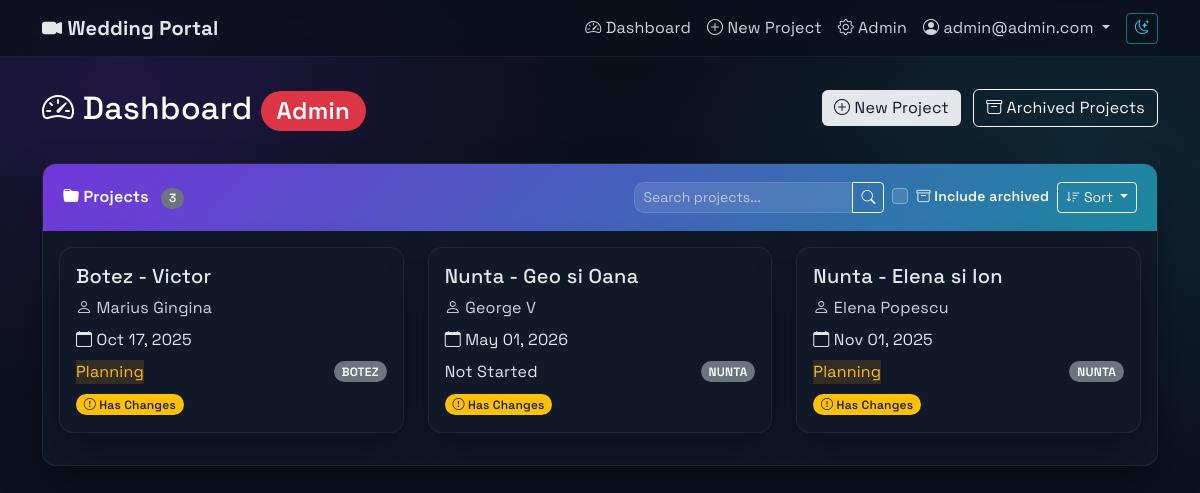
The page /dashboard/ (signed in) on the database as committed earlier.
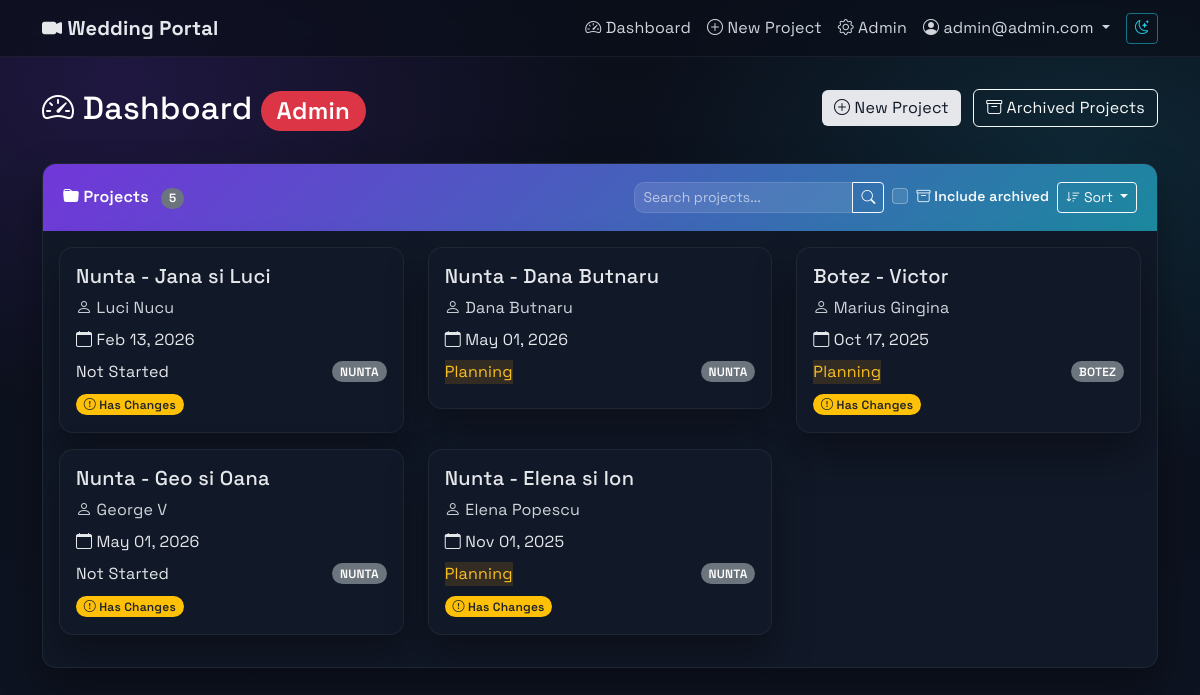
The same page on the database as committed later.
### projects/models.py (models this page shows, shortened)
class User(AbstractUser):
    ROLE_CHOICES = [
        ('ADMIN', 'Admin'),
        ('CLIENT', 'Client'),
    ]
    role = models.CharField(max_length=10, choices=ROLE_CHOICES, default='CLIENT')
    username = models.CharField(max_length=150, blank=True, null=True, unique=False)
    email = models.EmailField(unique=True)
    USERNAME_FIELD = 'email'
    REQUIRED_FIELDS = ['first_name']  # Remove username from required fields
    objects = CustomUserManager()
    def is_admin(self):
        return self.role == 'ADMIN'

class Project(models.Model):
    PROJECT_TYPE_CHOICES = [
        ('NUNTA', 'Nunta'),
        ('BOTEZ', 'Botez'),
        ('ALTELE', 'Altele'),
    ]
    STATUS_CHOICES = [
        ('Not Started', 'Not Started'),
        ('Planning', 'Planning'),
        ('Filming', 'Filming'),
        ('Editing', 'Editing'),
        ('Completed', 'Completed'),
    ]
    EDIT_STATUS_CHOICES = [
        ('Not Started', 'Not Started'),
        ('Pending', 'Pending'),
        ('In Progress', 'In Progress'),
        ('Review', 'Review'),
        ('Completed', 'Completed'),
    ]
    name = models.CharField(max_length=255)
    slug = models.SlugField(max_length=255, unique=True, blank=True, null=True)
    user = models.ForeignKey(User, on_delete=models.CASCADE, related_name='projects')
    client_name = models.CharField(max_length=255, blank=True, null=True)
    client_email = models.EmailField(blank=True, null=True)
    status = models.CharField(max_length=50, choices=STATUS_CHOICES, default='Not Started')
    edit_status = models.CharField(max_length=50, choices=EDIT_STATUS_CHOICES, default='Not Started')
    editing_progress = models.IntegerField(default=0, help_text="Editing progress percentage (0-100)")
    notes = models.TextField(blank=True, null=True)
    is_archived = models.BooleanField(default=False)
    event_date = models.DateTimeField()
    type = models.CharField(max_length=10, choices=PROJECT_TYPE_CHOICES)
    title_video = models.CharField(max_length=255, blank=True, null=True)
    city = models.CharField(max_length=100, blank=True, null=True)
    civil_union_details = models.TextField(blank=True, null=True)
    prep = models.TextField(blank=True, null=True)
    church = models.TextField(blank=True, null=True)
    session = models.TextField(blank=True, null=True)
    restaurant = models.TextField(blank=True, null=True)
    details_extra = models.TextField(blank=True, null=True)
    editing_preferences = models.TextField(blank=True, null=True)
    main_details = models.TextField(blank=True, null=True, help_text="Main event details")
    PACKAGE_TYPE_CHOICES = [
        ('Clasic', 'Clasic'),
        ('Highlights', 'Highlights'),
        ('Duo', 'Duo'),
        ('Cinema', 'Cinema'),
        ('Creative', 'Creative'),
        ('Botez', 'Botez'),
        ('Custom', 'Custom'),
    ]
    MOVIE_DURATION_CHOICES = [
        ('30min', '30 min'),
        ('1h', '1 h'),
        ('1h30min', '1h30min'),
        ('2h-3h', '2h-3h'),
        ('3h-4h', '3h-4h'),
        ('Other', 'Other'),
    ]
    package_type = models.CharField(max_length=20, choices=PACKAGE_TYPE_CHOICES, blank=True, null=True)
    package_4k = models.BooleanField(default=True)
    package_fullhd = models.BooleanField(default=False)
    package_cameras = models.IntegerField(default=1, choices=[(1, '1'), (2, '2'), (3, '3')])
    montage_highlights = models.BooleanField(default=False)
    montage_movie = models.BooleanField(default=False)
    montage_movie_duration = models.CharField(max_length=20, choices=MOVIE_DURATION_CHOICES, blank=True, null=True)
    montage_movie_other = models.CharField(max_length=100, blank=True, null=True)
    montage_bonus_primary = models.BooleanField(default=False)
    montage_bonus_full = models.BooleanField(default=False)
    montage_cinema_duration = models.CharField(max_length=20, choices=[('1h', '1 hour'), ('1h30min', '1h30min')], default='1h30min', blank=True, null=True)
    equipment_audio_recorder = models.BooleanField(default=False)
    equipment_stabilizer = models.BooleanField(default=False)
    equipment_external_light = models.BooleanField(default=False)
    team_videographer = models.IntegerField(default=1)
    team_operator = models.IntegerField(default=0)
    team_assistant = models.IntegerField(default=0)
    delivery_online = models.BooleanField(default=True)
    delivery_usb = models.BooleanField(default=False)
    event_presence = models.TextField(blank=True, null=True)
    CURRENCY_CHOICES = [
        ('EUR', 'Euro'),
        ('LEI', 'Lei'),
    ]
    price = models.IntegerField(blank=True, null=True)
    price_currency = models.CharField(max_length=3, choices=CURRENCY_CHOICES, default='EUR')
    price_other_details = models.TextField(blank=True, null=True)
    filming_details = models.TextField(blank=True, null=True, help_text="Client requests for filming")
    videographer_filming_notes = models.TextField(blank=True, null=True, help_text="Videographer's notes for filming (admin only)")
    critical_production_notes = models.TextField(blank=True, null=True, help_text="Critical production details (admin only)")
    videographer_editing_notes = models.TextField(blank=True, null=True, help_text="Videographer's notes for editing (admin only)")
    ceremony_field_order = models.JSONField(
        default=dict,
        blank=True,
        help_text="Custom order for ceremony detail fields"
    )
    admin_notified_of_changes = models.BooleanField(default=False)
    last_admin_notification_date = models.DateTimeField(blank=True, null=True)
    last_client_notification_date = models.DateTimeField(blank=True, null=True)
    has_unsent_changes = models.BooleanField(default=False)
    current_guidance_message = models.CharField(max_length=50, default='initial', help_text="Current guidance message type")
    dismissed_guidance_messages = models.JSONField(default=list, blank=True, help_text="List of dismissed guidance message types")
    created_at = models.DateTimeField(auto_now_add=True)
    updated_at = models.DateTimeField(auto_now=True)
    class Meta:
        ordering = ['-created_at']

### projects/views.py (the view, shortened to what this page needs)
# urls.py: path('dashboard/', views.dashboard, name='dashboard'),
@login_required
def dashboard(request):
    user = request.user
    search_query = request.GET.get('search', '')
    sort_by = request.GET.get('sort', 'newest')  # Default sort by newest first
    include_archived = request.GET.get('include_archived', '') == 'on'
    valid_sorts = {
        'name': 'name',
        '-name': '-name',
        'date': 'event_date',
        '-date': '-event_date',
        'status': 'status',
        '-status': '-status',
        'client': 'client_name',
        '-client': '-client_name',
        'newest': '-id',
        'oldest': 'id'
    }
    sort_field = valid_sorts.get(sort_by, '-id')
    if user.is_admin():
        if include_archived:
            projects = Project.objects.all()  # Include both archived and active
        else:
            projects = Project.objects.filter(is_archived=False)
        pending_modifications = ProjectModification.objects.filter(status='PENDING')
        projects = projects.order_by(sort_field)
        context = {
            'projects': projects,
            'pending_modifications': pending_modifications,
            'is_admin': True,
            'search_query': search_query,
            'current_sort': sort_by,
            'include_archived': include_archived,
        }
    return render(request, 'dashboard.html', context)

### templates/dashboard.html (shortened to what this page needs)
{% extends 'base.html' %}
{% block content %}
<div class="row mb-4">
    <div class="col">
        <h2 class="text-white">
            <i class="bi bi-speedometer2"></i> Dashboard
            {% if is_admin %}
                <span class="badge bg-danger">Admin</span>
            {% endif %}
        </h2>
    </div>
    {% if is_admin %}
    <div class="col-auto">
        <a href="{% url 'create_project' %}" class="btn btn-light me-2">
            <i class="bi bi-plus-circle"></i> New Project
        </a>
        <a href="{% url 'archived_projects' %}" class="btn btn-outline-light">
            <i class="bi bi-archive"></i> Archived Projects
        </a>
    </div>
    {% endif %}
</div>
<div class="card">
    <div class="card-header d-flex justify-content-between align-items-center">
        <div>
            <i class="bi bi-folder-fill"></i> Projects
            {% if projects %}
                <span class="badge bg-secondary ms-2">{{ projects|length }}</span>
            {% endif %}
        </div>
        <div class="d-flex gap-2 align-items-center">
            <div class="input-group" style="width: 250px;">
                <input type="text" class="form-control form-control-sm" id="projectSearch"
                       placeholder="Search projects..." value="{{ search_query }}"
                       style="background-color: rgba(255,255,255,0.1); border-color: rgba(255,255,255,0.2); color: white;">
                <button class="btn btn-outline-light btn-sm" type="button" id="searchButton">
                    <i class="bi bi-search"></i>
                </button>
            </div>
            <div class="form-check" style="min-width: 140px;">
                <input class="form-check-input" type="checkbox" id="includeArchived"
                       style="background-color: rgba(255,255,255,0.1); border-color: rgba(255,255,255,0.3);">
                <label class="form-check-label text-light small" for="includeArchived">
                    <i class="bi bi-archive"></i> Include archived
                </label>
            </div>
            <div class="dropdown">
                <button class="btn btn-outline-light btn-sm dropdown-toggle" type="button"
                        id="sortDropdown" data-bs-toggle="dropdown" aria-expanded="false">
                    <i class="bi bi-sort-down"></i> Sort
                </button>
            </div>
        </div>
    </div>
    <div class="card-body">
        {% if projects %}
        <div class="row">
            {% for project in projects %}
            <div class="col-md-6 col-lg-4 mb-3">
                <div class="card project-card position-relative" style="cursor: pointer;" data-project-url="{% url 'project_detail' project.slug %}">
                    <div class="card-body">
                        <h5 class="card-title">{{ project.name }}</h5>
                        <p class="text-muted mb-2">
                            <i class="bi bi-person"></i> {{ project.client_name|default:project.user.get_full_name|default:project.user.username }}
                        </p>
                        <p class="mb-2">
                            <i class="bi bi-calendar"></i> {{ project.event_date|date:"M d, Y" }}
                        </p>
                        <div class="d-flex justify-content-between align-items-center">
                            <span class="status-badge status-{{ project.status|lower|cut:" " }}">
                                {{ project.status }}
                            </span>
                            <span class="badge bg-secondary">
                                {{ project.type }}
                            </span>
                        </div>
                        <div class="mt-2">
                            {% if project.has_unsent_changes %}
                            <span class="badge bg-warning text-dark me-1">
                                <i class="bi bi-exclamation-circle"></i> Has Changes
                            </span>
                            {% endif %}
                        </div>
                    </div>
                </div>
            </div>
            {% endfor %}
        </div>
        {% endif %}
    </div>
</div>
{% endblock %}

### templates/base.html (shortened to what this page needs)
<!DOCTYPE html>
{% load static %}
<html lang="en">
<head>
    <link href="https://cdn.jsdelivr.net/npm/bootstrap@5.3.0/dist/css/bootstrap.min.css" rel="stylesheet">
    <link href="https://cdn.jsdelivr.net/npm/bootstrap-icons@1.11.0/font/bootstrap-icons.css" rel="stylesheet">
    <link href="{% static 'css/theme.css' %}" rel="stylesheet">
</head>
<body>
    <nav class="navbar navbar-expand-lg navbar-dark">
        <div class="container">
            <a class="navbar-brand" href="{% url 'dashboard' %}">
                <i class="bi bi-camera-video-fill"></i> Wedding Portal
            </a>
            <div class="collapse navbar-collapse" id="navbarNav">
                <ul class="navbar-nav ms-auto">
                    {% if user.is_authenticated %}
                        <li class="nav-item">
                            <a class="nav-link" href="{% url 'dashboard' %}">
                                <i class="bi bi-speedometer2"></i> Dashboard
                            </a>
                        </li>
                        {% if user.is_admin %}
                        <li class="nav-item">
                            <a class="nav-link" href="{% url 'create_project' %}">
                                <i class="bi bi-plus-circle"></i> New Project
                            </a>
                        </li>
                        <li class="nav-item">
                            <a class="nav-link" href="/admin/">
                                <i class="bi bi-gear"></i> Admin
                            </a>
                        </li>
                        {% endif %}
                        <li class="nav-item dropdown">
                            <a class="nav-link dropdown-toggle" href="#" id="userDropdown" role="button" data-bs-toggle="dropdown">
                                <i class="bi bi-person-circle"></i> {{ user.get_full_name|default:user.email }}
                            </a>
                        </li>
                    {% else %}
                        <li class="nav-item">
                            <a class="nav-link" href="{% url 'login' %}">
                                <i class="bi bi-box-arrow-in-right"></i> Login
                            </a>
                        </li>
                    {% endif %}
                </ul>
            </div>
        </div>
    </nav>
    <div class="main-container">
        <div class="container">
            {% block content %}{% endblock %}
        </div>
    </div>
</body>
</html>

Rows that differ between the two databases and show on the page:
added Project: name "Nunta - Jana si Luci", client_name "Luci Nucu", event_date "Feb 13, 2026", status "Not Started", type "NUNTA", has_unsent_changes True (drawn)
added Project: name "Nunta - Dana Butnaru", client_name "Dana Butnaru", event_date "May 01, 2026", status "Planning", type "NUNTA"
Other text that changed with them:
{{ projects|length }}: "3" → "5"
